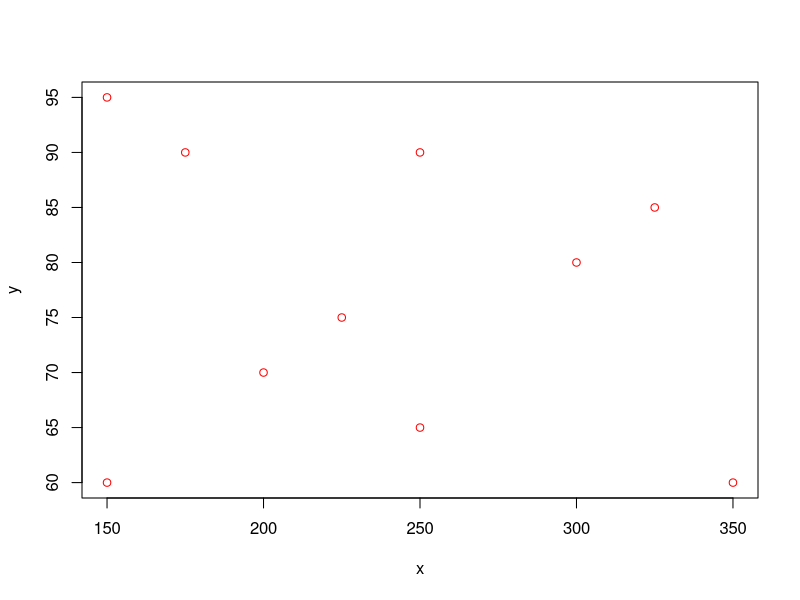

This figure's R source:
data = read.csv("../LaTex/w11zad2.csv")
x = data[[1]]
y = data[[2]]

png("../LaTex/w11zad2.png")
plot(x,y, type = "p", col = "red")
dev.off()

mx = mean(x)
my = mean(y)

SSxy = sum(x*y) - sum(x)*sum(y)/length(x)
SSxx = sum(x^2) - sum(x)^2/length(x)
SSyy = sum(y^2) - sum(y)^2/length(y)

cat(SSxx, SSyy, SSxy, "\n")

rxy = SSxy/sqrt(SSxx*SSyy)
cat("r = ", rxy, "\n")

b1 = SSxy/SSxx
b0 = mean(y) - b1*mean(x)
cat("y = ", b0, " + ", b1, "x", "\n")
Y = function(x) {
	Y = b0 + b1*x
}
SSE = sum((y - Y(x))^2)
cat("SSE = ", SSE, "\n")
print(SSyy - b1*SSxy)

kor2 = 1 - SSE/SSyy
cat("r^2 = ", kor2, "\n")